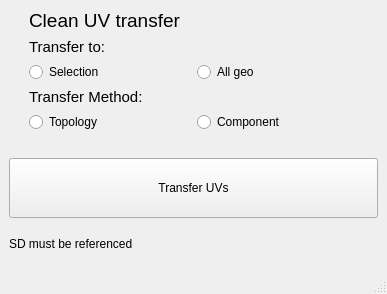
<?xml version="1.0" encoding="UTF-8"?>
<ui version="4.0">
 <class>MKF_CleanUVsTransfer</class>
 <widget class="QMainWindow" name="MKF_CleanUVsTransfer">
  <property name="geometry">
   <rect>
    <x>0</x>
    <y>0</y>
    <width>387</width>
    <height>294</height>
   </rect>
  </property>
  <property name="windowTitle">
   <string>MKF_CleanUVsTransfer</string>
  </property>
  <widget class="QWidget" name="centralwidget">
   <layout class="QVBoxLayout" name="verticalLayout">
    <item>
     <layout class="QHBoxLayout" name="horizontalLayout_2"/>
    </item>
    <item>
     <layout class="QVBoxLayout" name="verticalLayout_2">
      <item>
       <layout class="QGridLayout" name="gridLayout">
        <item row="2" column="3">
         <widget class="QRadioButton" name="rdbtn_grp1_allGeo">
          <property name="text">
           <string>All geo</string>
          </property>
          <attribute name="buttonGroup">
           <string notr="true">grp_transferTo</string>
          </attribute>
         </widget>
        </item>
        <item row="2" column="4">
         <spacer name="horizontalSpacer_2">
          <property name="orientation">
           <enum>Qt::Horizontal</enum>
          </property>
          <property name="sizeType">
           <enum>QSizePolicy::Maximum</enum>
          </property>
          <property name="sizeHint" stdset="0">
           <size>
            <width>20</width>
            <height>20</height>
           </size>
          </property>
         </spacer>
        </item>
        <item row="3" column="1">
         <widget class="QLabel" name="label_2">
          <property name="font">
           <font>
            <pointsize>11</pointsize>
           </font>
          </property>
          <property name="text">
           <string>Transfer Method:</string>
          </property>
         </widget>
        </item>
        <item row="2" column="0">
         <spacer name="horizontalSpacer">
          <property name="orientation">
           <enum>Qt::Horizontal</enum>
          </property>
          <property name="sizeType">
           <enum>QSizePolicy::Maximum</enum>
          </property>
          <property name="sizeHint" stdset="0">
           <size>
            <width>20</width>
            <height>20</height>
           </size>
          </property>
         </spacer>
        </item>
        <item row="1" column="1">
         <widget class="QLabel" name="label_3">
          <property name="font">
           <font>
            <pointsize>11</pointsize>
           </font>
          </property>
          <property name="text">
           <string>Transfer to:</string>
          </property>
         </widget>
        </item>
        <item row="4" column="1">
         <widget class="QRadioButton" name="rdbtn_grp2_topology">
          <property name="font">
           <font>
            <stylestrategy>PreferDefault</stylestrategy>
           </font>
          </property>
          <property name="text">
           <string>Topology</string>
          </property>
          <attribute name="buttonGroup">
           <string notr="true">grp_transferMethod</string>
          </attribute>
         </widget>
        </item>
        <item row="0" column="1">
         <widget class="QLabel" name="label">
          <property name="font">
           <font>
            <pointsize>14</pointsize>
            <weight>50</weight>
            <bold>false</bold>
           </font>
          </property>
          <property name="text">
           <string>Clean UV transfer</string>
          </property>
         </widget>
        </item>
        <item row="2" column="1">
         <widget class="QRadioButton" name="rdbtn_grp1_selection">
          <property name="text">
           <string>Selection</string>
          </property>
          <attribute name="buttonGroup">
           <string notr="true">grp_transferTo</string>
          </attribute>
         </widget>
        </item>
        <item row="4" column="3">
         <widget class="QRadioButton" name="rdbtn_grp1_component">
          <property name="text">
           <string>Component</string>
          </property>
          <property name="checkable">
           <bool>true</bool>
          </property>
          <property name="autoExclusive">
           <bool>true</bool>
          </property>
          <attribute name="buttonGroup">
           <string notr="true">grp_transferMethod</string>
          </attribute>
         </widget>
        </item>
       </layout>
      </item>
     </layout>
    </item>
    <item>
     <spacer name="verticalSpacer">
      <property name="orientation">
       <enum>Qt::Vertical</enum>
      </property>
      <property name="sizeType">
       <enum>QSizePolicy::Maximum</enum>
      </property>
      <property name="sizeHint" stdset="0">
       <size>
        <width>20</width>
        <height>20</height>
       </size>
      </property>
     </spacer>
    </item>
    <item>
     <widget class="QPushButton" name="btn_transferUVs">
      <property name="minimumSize">
       <size>
        <width>0</width>
        <height>60</height>
       </size>
      </property>
      <property name="cursor">
       <cursorShape>ArrowCursor</cursorShape>
      </property>
      <property name="text">
       <string>Transfer UVs</string>
      </property>
      <property name="checkable">
       <bool>false</bool>
      </property>
      <property name="autoExclusive">
       <bool>false</bool>
      </property>
      <property name="flat">
       <bool>false</bool>
      </property>
     </widget>
    </item>
    <item>
     <widget class="QLabel" name="label_4">
      <property name="text">
       <string>SD must be referenced</string>
      </property>
     </widget>
    </item>
   </layout>
  </widget>
  <widget class="QMenuBar" name="menubar">
   <property name="geometry">
    <rect>
     <x>0</x>
     <y>0</y>
     <width>387</width>
     <height>21</height>
    </rect>
   </property>
  </widget>
  <widget class="QStatusBar" name="statusbar"/>
 </widget>
 <resources/>
 <connections/>
 <buttongroups>
  <buttongroup name="grp_transferMethod"/>
  <buttongroup name="grp_transferTo"/>
 </buttongroups>
</ui>
